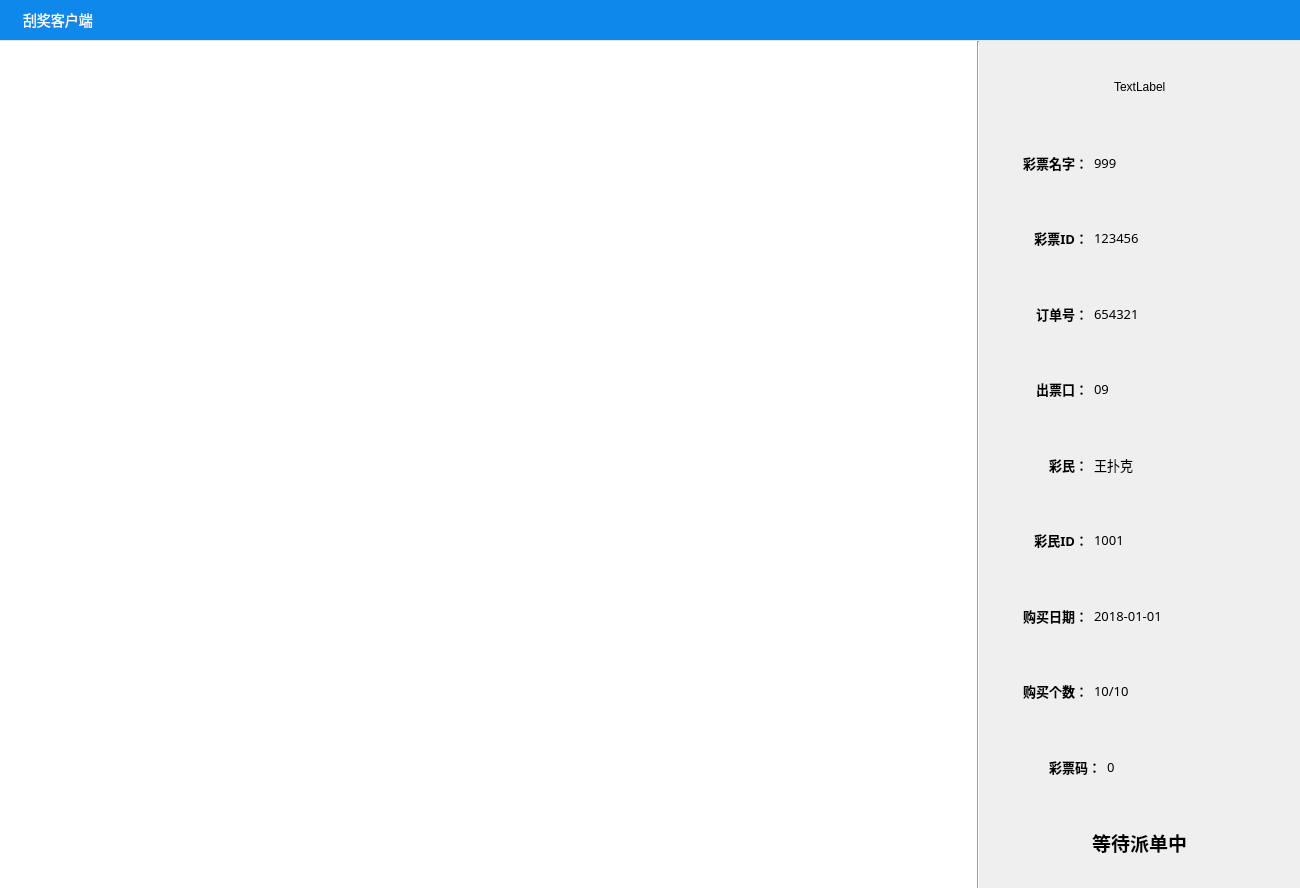
<?xml version="1.0" encoding="UTF-8"?>
<ui version="4.0">
 <class>SwipeCardClass</class>
 <widget class="QDialog" name="SwipeCardClass">
  <property name="geometry">
   <rect>
    <x>0</x>
    <y>0</y>
    <width>1300</width>
    <height>888</height>
   </rect>
  </property>
  <property name="windowTitle">
   <string>SwipeCard</string>
  </property>
  <layout class="QHBoxLayout" name="horizontalLayout_2">
   <property name="spacing">
    <number>0</number>
   </property>
   <property name="leftMargin">
    <number>0</number>
   </property>
   <property name="topMargin">
    <number>0</number>
   </property>
   <property name="rightMargin">
    <number>0</number>
   </property>
   <property name="bottomMargin">
    <number>0</number>
   </property>
   <item>
    <widget class="QWidget" name="widget" native="true">
     <property name="sizePolicy">
      <sizepolicy hsizetype="Preferred" vsizetype="Preferred">
       <horstretch>0</horstretch>
       <verstretch>0</verstretch>
      </sizepolicy>
     </property>
     <layout class="QVBoxLayout" name="verticalLayout">
      <property name="spacing">
       <number>0</number>
      </property>
      <property name="leftMargin">
       <number>0</number>
      </property>
      <property name="topMargin">
       <number>0</number>
      </property>
      <property name="rightMargin">
       <number>0</number>
      </property>
      <property name="bottomMargin">
       <number>0</number>
      </property>
      <item>
       <widget class="QWidget" name="headTitle" native="true">
        <property name="minimumSize">
         <size>
          <width>0</width>
          <height>40</height>
         </size>
        </property>
        <property name="maximumSize">
         <size>
          <width>16777215</width>
          <height>40</height>
         </size>
        </property>
        <property name="styleSheet">
         <string notr="true">background-color: #0e88eb;</string>
        </property>
        <layout class="QHBoxLayout" name="horizontalLayout_3">
         <property name="leftMargin">
          <number>0</number>
         </property>
         <property name="topMargin">
          <number>0</number>
         </property>
         <property name="rightMargin">
          <number>0</number>
         </property>
         <property name="bottomMargin">
          <number>0</number>
         </property>
         <item>
          <widget class="QLabel" name="swipe">
           <property name="font">
            <font>
             <family>微软雅黑</family>
             <pointsize>-1</pointsize>
            </font>
           </property>
           <property name="contextMenuPolicy">
            <enum>Qt::ActionsContextMenu</enum>
           </property>
           <property name="styleSheet">
            <string notr="true">padding-left: 20px;
font-family: 微软雅黑;
font-size: 14px;
color: #ffffff;
border: none;</string>
           </property>
           <property name="text">
            <string>刮奖客户端</string>
           </property>
          </widget>
         </item>
         <item>
          <layout class="QHBoxLayout" name="horizontalLayout_4">
           <property name="spacing">
            <number>0</number>
           </property>
           <item>
            <widget class="ImageButton" name="minBtn">
             <property name="minimumSize">
              <size>
               <width>30</width>
               <height>40</height>
              </size>
             </property>
             <property name="maximumSize">
              <size>
               <width>30</width>
               <height>40</height>
              </size>
             </property>
             <property name="styleSheet">
              <string notr="true">QPushButton{
    border: 1px solid #0e88eb;
    background-color: #0e88eb;
}

QPushButton:checked{
    border: 1px solid #0e88eb;
    background-color: #0e88eb;
}

QPushButton:hover{
    border: 1px solid #0d80de;
    background-color: #0d80de;
}

QPushButton:hover:pressed{
    border: 1px solid #0d79d1;
    background-color: #0d79d1;
}</string>
             </property>
             <property name="text">
              <string/>
             </property>
             <property name="icon">
              <iconset resource="swipecard.qrc">
               <normaloff>:/min</normaloff>:/min</iconset>
             </property>
            </widget>
           </item>
           <item>
            <widget class="ImageButton" name="maxBtn">
             <property name="minimumSize">
              <size>
               <width>30</width>
               <height>40</height>
              </size>
             </property>
             <property name="maximumSize">
              <size>
               <width>30</width>
               <height>40</height>
              </size>
             </property>
             <property name="focusPolicy">
              <enum>Qt::NoFocus</enum>
             </property>
             <property name="styleSheet">
              <string notr="true">QPushButton{
    border: 1px solid #0e88eb;
    background-color: #0e88eb;
}

QPushButton:checked{
    border: 1px solid #0e88eb;
    background-color: #0e88eb;
}

QPushButton:hover{
    border: 1px solid #0d80de;
    background-color: #0d80de;
}

QPushButton:hover:pressed{
    border: 1px solid #0d79d1;
    background-color: #0d79d1;
}</string>
             </property>
             <property name="text">
              <string/>
             </property>
             <property name="icon">
              <iconset resource="swipecard.qrc">
               <normaloff>:/max</normaloff>:/max</iconset>
             </property>
             <property name="checkable">
              <bool>true</bool>
             </property>
             <property name="flat">
              <bool>true</bool>
             </property>
            </widget>
           </item>
           <item alignment="Qt::AlignTop">
            <widget class="ImageButton" name="closeBtn">
             <property name="minimumSize">
              <size>
               <width>30</width>
               <height>40</height>
              </size>
             </property>
             <property name="maximumSize">
              <size>
               <width>30</width>
               <height>40</height>
              </size>
             </property>
             <property name="focusPolicy">
              <enum>Qt::NoFocus</enum>
             </property>
             <property name="styleSheet">
              <string notr="true">QPushButton{
    border: 1px solid #0e88eb;
    background-color: #0e88eb;
}

QPushButton:hover{
    border: 1px solid #0d80de;
    background-color: #0d80de;
}

QPushButton:hover:pressed{
    border: 1px solid #0d79d1;
    background-color: #0d79d1;
}</string>
             </property>
             <property name="text">
              <string/>
             </property>
             <property name="icon">
              <iconset theme="style" resource="swipecard.qrc">
               <normaloff>:/close</normaloff>:/close</iconset>
             </property>
             <property name="flat">
              <bool>true</bool>
             </property>
            </widget>
           </item>
          </layout>
         </item>
        </layout>
       </widget>
      </item>
      <item>
       <widget class="Line" name="line">
        <property name="minimumSize">
         <size>
          <width>0</width>
          <height>1</height>
         </size>
        </property>
        <property name="maximumSize">
         <size>
          <width>16777215</width>
          <height>1</height>
         </size>
        </property>
        <property name="styleSheet">
         <string notr="true">border: none;
background-color: #e6e6e6;</string>
        </property>
        <property name="orientation">
         <enum>Qt::Horizontal</enum>
        </property>
       </widget>
      </item>
      <item>
       <layout class="QHBoxLayout" name="horizontalLayout">
        <property name="spacing">
         <number>0</number>
        </property>
        <property name="sizeConstraint">
         <enum>QLayout::SetDefaultConstraint</enum>
        </property>
        <property name="leftMargin">
         <number>0</number>
        </property>
        <property name="topMargin">
         <number>0</number>
        </property>
        <property name="rightMargin">
         <number>0</number>
        </property>
        <property name="bottomMargin">
         <number>0</number>
        </property>
        <item>
         <widget class="QWidget" name="CameraView_2" native="true">
          <property name="sizePolicy">
           <sizepolicy hsizetype="Preferred" vsizetype="Preferred">
            <horstretch>0</horstretch>
            <verstretch>0</verstretch>
           </sizepolicy>
          </property>
          <property name="minimumSize">
           <size>
            <width>0</width>
            <height>845</height>
           </size>
          </property>
          <property name="maximumSize">
           <size>
            <width>6545645</width>
            <height>6565656</height>
           </size>
          </property>
          <property name="autoFillBackground">
           <bool>false</bool>
          </property>
          <property name="styleSheet">
           <string notr="true">background-color: #FFFFFF;
border: none;</string>
          </property>
          <layout class="QVBoxLayout" name="layou">
           <property name="spacing">
            <number>0</number>
           </property>
           <property name="sizeConstraint">
            <enum>QLayout::SetDefaultConstraint</enum>
           </property>
           <property name="leftMargin">
            <number>0</number>
           </property>
           <property name="topMargin">
            <number>0</number>
           </property>
           <property name="rightMargin">
            <number>0</number>
           </property>
           <property name="bottomMargin">
            <number>0</number>
           </property>
          </layout>
         </widget>
        </item>
        <item>
         <widget class="Line" name="line_2">
          <property name="orientation">
           <enum>Qt::Vertical</enum>
          </property>
         </widget>
        </item>
        <item>
         <widget class="QWidget" name="verticalWidget" native="true">
          <property name="minimumSize">
           <size>
            <width>320</width>
            <height>0</height>
           </size>
          </property>
          <property name="maximumSize">
           <size>
            <width>320</width>
            <height>16777215</height>
           </size>
          </property>
          <property name="toolTipDuration">
           <number>-1</number>
          </property>
          <layout class="QVBoxLayout" name="verticalLayout_3">
           <item alignment="Qt::AlignHCenter">
            <widget class="QLabel" name="ticketIcon">
             <property name="minimumSize">
              <size>
               <width>50</width>
               <height>50</height>
              </size>
             </property>
             <property name="text">
              <string>TextLabel</string>
             </property>
            </widget>
           </item>
           <item>
            <layout class="QHBoxLayout" name="horizontalLayout_5" stretch="1,2">
             <item>
              <widget class="QLabel" name="label_2">
               <property name="font">
                <font>
                 <family>微软雅黑</family>
                 <pointsize>10</pointsize>
                 <weight>75</weight>
                 <bold>true</bold>
                </font>
               </property>
               <property name="text">
                <string>彩票名字：</string>
               </property>
               <property name="alignment">
                <set>Qt::AlignRight|Qt::AlignTrailing|Qt::AlignVCenter</set>
               </property>
              </widget>
             </item>
             <item>
              <widget class="QLabel" name="ticketName">
               <property name="font">
                <font>
                 <family>微软雅黑</family>
                 <pointsize>10</pointsize>
                </font>
               </property>
               <property name="text">
                <string>999</string>
               </property>
              </widget>
             </item>
            </layout>
           </item>
           <item>
            <layout class="QHBoxLayout" name="horizontalLayout_6" stretch="1,2">
             <item>
              <widget class="QLabel" name="label_3">
               <property name="font">
                <font>
                 <family>微软雅黑</family>
                 <pointsize>10</pointsize>
                 <weight>75</weight>
                 <bold>true</bold>
                </font>
               </property>
               <property name="text">
                <string>彩票ID：</string>
               </property>
               <property name="alignment">
                <set>Qt::AlignRight|Qt::AlignTrailing|Qt::AlignVCenter</set>
               </property>
              </widget>
             </item>
             <item>
              <widget class="QLabel" name="ticketID">
               <property name="font">
                <font>
                 <family>微软雅黑</family>
                 <pointsize>10</pointsize>
                </font>
               </property>
               <property name="text">
                <string>123456</string>
               </property>
              </widget>
             </item>
            </layout>
           </item>
           <item>
            <layout class="QHBoxLayout" name="horizontalLayout_7" stretch="1,2">
             <item>
              <widget class="QLabel" name="label_5">
               <property name="font">
                <font>
                 <family>微软雅黑</family>
                 <pointsize>10</pointsize>
                 <weight>75</weight>
                 <bold>true</bold>
                </font>
               </property>
               <property name="text">
                <string>订单号：</string>
               </property>
               <property name="alignment">
                <set>Qt::AlignRight|Qt::AlignTrailing|Qt::AlignVCenter</set>
               </property>
              </widget>
             </item>
             <item>
              <widget class="QLabel" name="flowID">
               <property name="font">
                <font>
                 <family>微软雅黑</family>
                 <pointsize>10</pointsize>
                </font>
               </property>
               <property name="text">
                <string>654321</string>
               </property>
              </widget>
             </item>
            </layout>
           </item>
           <item>
            <layout class="QHBoxLayout" name="horizontalLayout_8" stretch="1,2">
             <item>
              <widget class="QLabel" name="label_7">
               <property name="font">
                <font>
                 <family>微软雅黑</family>
                 <pointsize>10</pointsize>
                 <weight>75</weight>
                 <bold>true</bold>
                </font>
               </property>
               <property name="text">
                <string>出票口：</string>
               </property>
               <property name="alignment">
                <set>Qt::AlignRight|Qt::AlignTrailing|Qt::AlignVCenter</set>
               </property>
              </widget>
             </item>
             <item>
              <widget class="QLabel" name="portID">
               <property name="font">
                <font>
                 <family>微软雅黑</family>
                 <pointsize>10</pointsize>
                </font>
               </property>
               <property name="text">
                <string>09</string>
               </property>
              </widget>
             </item>
            </layout>
           </item>
           <item>
            <layout class="QHBoxLayout" name="horizontalLayout_9" stretch="1,2">
             <item>
              <widget class="QLabel" name="label_9">
               <property name="font">
                <font>
                 <family>微软雅黑</family>
                 <pointsize>10</pointsize>
                 <weight>75</weight>
                 <bold>true</bold>
                </font>
               </property>
               <property name="text">
                <string>彩民：</string>
               </property>
               <property name="alignment">
                <set>Qt::AlignRight|Qt::AlignTrailing|Qt::AlignVCenter</set>
               </property>
              </widget>
             </item>
             <item>
              <widget class="QLabel" name="userName">
               <property name="font">
                <font>
                 <family>微软雅黑</family>
                 <pointsize>10</pointsize>
                </font>
               </property>
               <property name="text">
                <string>王扑克</string>
               </property>
              </widget>
             </item>
            </layout>
           </item>
           <item>
            <layout class="QHBoxLayout" name="horizontalLayout_10" stretch="1,2">
             <item>
              <widget class="QLabel" name="label_11">
               <property name="font">
                <font>
                 <family>微软雅黑</family>
                 <pointsize>10</pointsize>
                 <weight>75</weight>
                 <bold>true</bold>
                </font>
               </property>
               <property name="lineWidth">
                <number>1</number>
               </property>
               <property name="text">
                <string>彩民ID：</string>
               </property>
               <property name="alignment">
                <set>Qt::AlignRight|Qt::AlignTrailing|Qt::AlignVCenter</set>
               </property>
              </widget>
             </item>
             <item>
              <widget class="QLabel" name="userID">
               <property name="font">
                <font>
                 <family>微软雅黑</family>
                 <pointsize>10</pointsize>
                </font>
               </property>
               <property name="text">
                <string>1001</string>
               </property>
              </widget>
             </item>
            </layout>
           </item>
           <item>
            <layout class="QHBoxLayout" name="horizontalLayout_12" stretch="1,2">
             <item>
              <widget class="QLabel" name="label_15">
               <property name="font">
                <font>
                 <family>微软雅黑</family>
                 <pointsize>10</pointsize>
                 <weight>75</weight>
                 <bold>true</bold>
                </font>
               </property>
               <property name="text">
                <string>购买日期：</string>
               </property>
               <property name="alignment">
                <set>Qt::AlignRight|Qt::AlignTrailing|Qt::AlignVCenter</set>
               </property>
              </widget>
             </item>
             <item>
              <widget class="QLabel" name="buyTime">
               <property name="font">
                <font>
                 <family>微软雅黑</family>
                 <pointsize>10</pointsize>
                </font>
               </property>
               <property name="text">
                <string>2018-01-01</string>
               </property>
              </widget>
             </item>
            </layout>
           </item>
           <item>
            <layout class="QHBoxLayout" name="horizontalLayout_14" stretch="1,2">
             <item>
              <widget class="QLabel" name="label_19">
               <property name="font">
                <font>
                 <family>微软雅黑</family>
                 <pointsize>10</pointsize>
                 <weight>75</weight>
                 <bold>true</bold>
                </font>
               </property>
               <property name="text">
                <string>购买个数：</string>
               </property>
               <property name="alignment">
                <set>Qt::AlignRight|Qt::AlignTrailing|Qt::AlignVCenter</set>
               </property>
              </widget>
             </item>
             <item>
              <widget class="QLabel" name="ticketNums">
               <property name="font">
                <font>
                 <family>微软雅黑</family>
                 <pointsize>10</pointsize>
                </font>
               </property>
               <property name="text">
                <string>10/10</string>
               </property>
              </widget>
             </item>
            </layout>
           </item>
           <item>
            <layout class="QHBoxLayout" name="horizontalLayout_13" stretch="3,5">
             <item>
              <widget class="QLabel" name="label_17">
               <property name="font">
                <font>
                 <family>微软雅黑</family>
                 <pointsize>10</pointsize>
                 <weight>75</weight>
                 <bold>true</bold>
                </font>
               </property>
               <property name="text">
                <string>彩票码：</string>
               </property>
               <property name="alignment">
                <set>Qt::AlignRight|Qt::AlignTrailing|Qt::AlignVCenter</set>
               </property>
              </widget>
             </item>
             <item>
              <widget class="QLabel" name="ticketNumber">
               <property name="font">
                <font>
                 <family>微软雅黑</family>
                 <pointsize>10</pointsize>
                </font>
               </property>
               <property name="text">
                <string>0</string>
               </property>
              </widget>
             </item>
            </layout>
           </item>
           <item alignment="Qt::AlignHCenter">
            <widget class="QLabel" name="state">
             <property name="minimumSize">
              <size>
               <width>0</width>
               <height>0</height>
              </size>
             </property>
             <property name="font">
              <font>
               <family>微软雅黑</family>
               <pointsize>14</pointsize>
               <weight>75</weight>
               <bold>true</bold>
              </font>
             </property>
             <property name="text">
              <string>等待派单中</string>
             </property>
            </widget>
           </item>
          </layout>
         </widget>
        </item>
       </layout>
      </item>
     </layout>
    </widget>
   </item>
  </layout>
 </widget>
 <layoutdefault spacing="6" margin="11"/>
 <customwidgets>
  <customwidget>
   <class>ImageButton</class>
   <extends>QPushButton</extends>
   <header location="global">ImageButton.h</header>
  </customwidget>
 </customwidgets>
 <resources>
  <include location="swipecard.qrc"/>
 </resources>
 <connections/>
</ui>
